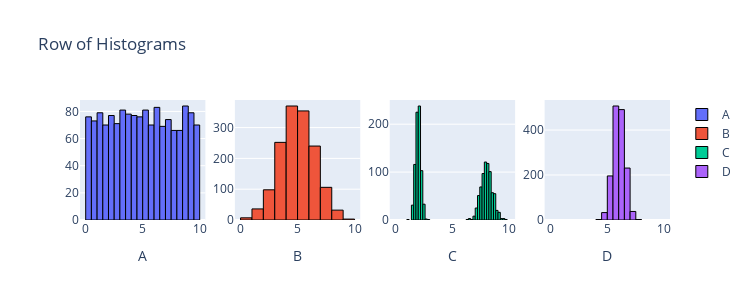

The notebook cell saved with this chart:
### Markdown cell above
#3.
link: https://chatgpt.com/share/66f0a87f-cbb0-8002-9c04-c62548fb4ef2
Summary of Our Interaction:
Initial Task (Seaborn KDE Plot with Plotly Histogram Overlays):

You requested assistance on using Seaborn’s Kernel Density Estimation (KDE) plots to mark mean, median, range, interquartile range (IQR), and two standard deviations for the flipper_length_mm feature in the penguins dataset. The task also required combining this with Plotly histograms for each species.
We explored using Seaborn’s KDE plots along with Plotly subplots to generate histograms, including vertical lines for mean and median and regions for IQR, range, and 2 standard deviations.
After some debugging related to vertical lines and regions displaying incorrectly at the bottom, we adjusted the scaling to ensure the regions and lines scaled to the full y-axis height, improving the visualization.
Problem with Regions and Lines in Plotly:

Initially, the lines and shaded regions representing statistical measures (mean, median, IQR, etc.) appeared at the bottom of the figures due to y-axis scaling issues.
We resolved this by calculating the maximum histogram height and adjusting the regions (y1) dynamically based on the actual heights of the histogram to ensure that lines and shaded regions extended properly across the plot.
Rewriting Task Using Seaborn KDE:

You then requested a similar task but using Seaborn KDE plots exclusively (without Plotly histograms).
I helped create Seaborn KDE plots for flipper_length_mm, organized in a row of three subplots (one for each penguin species), and highlighted the statistical regions:
Mean and median were marked with vertical lines.
Shaded regions were used to mark the range (min to max), IQR, and 2 standard deviations away from the mean.
Discussion on Data Visualization Types:

You asked for an evaluation of whether box plots, histograms, and KDEs effectively represent data spread.
We discussed:
Box plots are great for summarizing central tendencies and spread (range, IQR, median), but they don’t show distribution shape.
Histograms represent data spread well, especially when analyzing frequency distribution across subcategories, but are sensitive to bin size.
KDE plots provide a smoothed, continuous view of the data’s distribution, making it easier to analyze quantitatively compared to histograms.
Conclusion:

We successfully developed visualizations with KDEs, subplots, and statistical annotations for the penguin dataset. You now have clear comparisons between Seaborn KDE plots and other plot types, particularly in terms of how well they show data spread.

### Code cell
from scipy import stats
import plotly.graph_objects as go
from plotly.subplots import make_subplots
import numpy as np

n = 1500
data1 = stats.uniform.rvs(0, 10, size=n)
data2 = stats.norm.rvs(5, 1.5, size=n)
data3 = np.r_[stats.norm.rvs(2, 0.25, size=int(n/2)), stats.norm.rvs(8, 0.5, size=int(n/2))]
data4 = stats.norm.rvs(6, 0.5, size=n)

fig = make_subplots(rows=1, cols=4)

fig.add_trace(go.Histogram(x=data1, name='A', nbinsx=30, marker=dict(line=dict(color='black', width=1))), row=1, col=1)
fig.add_trace(go.Histogram(x=data2, name='B', nbinsx=15, marker=dict(line=dict(color='black', width=1))), row=1, col=2)
fig.add_trace(go.Histogram(x=data3, name='C', nbinsx=45, marker=dict(line=dict(color='black', width=1))), row=1, col=3)
fig.add_trace(go.Histogram(x=data4, name='D', nbinsx=15, marker=dict(line=dict(color='black', width=1))), row=1, col=4)

fig.update_layout(height=300, width=750, title_text="Row of Histograms")
fig.update_xaxes(title_text="A", row=1, col=1)
fig.update_xaxes(title_text="B", row=1, col=2)
fig.update_xaxes(title_text="C", row=1, col=3)
fig.update_xaxes(title_text="D", row=1, col=4)
fig.update_xaxes(range=[-0.5, 10.5])

for trace in fig.data:
    trace.xbins = dict(start=0, end=10)
    
# This code was produced by just making requests to Microsoft Copilot
# https://github.com/pointOfive/stat130chat130/blob/main/CHATLOG/wk3/COP/SLS/0001_concise_makeAplotV1.md

fig.show() # USE `fig.show(renderer="png")

### Figure 1 — Plotly figure (JSON) as saved in the notebook; plotly's stock layout.template omitted (floating-point values rounded to 4 significant figures; data arrays with more than 128 entries replaced by an {"elided": "..."} marker saying what was removed)
{"data": [{"marker": {"line": {"color": "black", "width": 1}}, "name": "A", "nbinsx": 30, "type": "histogram", "x": {"elided": "1500 float values"}, "xaxis": "x", "xbins": {"end": 10, "start": 0}, "yaxis": "y"}, {"marker": {"line": {"color": "black", "width": 1}}, "name": "B", "nbinsx": 15, "type": "histogram", "x": {"elided": "1500 float values"}, "xaxis": "x2", "xbins": {"end": 10, "start": 0}, "yaxis": "y2"}, {"marker": {"line": {"color": "black", "width": 1}}, "name": "C", "nbinsx": 45, "type": "histogram", "x": {"elided": "1500 float values"}, "xaxis": "x3", "xbins": {"end": 10, "start": 0}, "yaxis": "y3"}, {"marker": {"line": {"color": "black", "width": 1}}, "name": "D", "nbinsx": 15, "type": "histogram", "x": {"elided": "1500 float values"}, "xaxis": "x4", "xbins": {"end": 10, "start": 0}, "yaxis": "y4"}], "layout": {"height": 300, "title": {"text": "Row of Histograms"}, "width": 750, "xaxis": {"anchor": "y", "domain": [0, 0.2125], "range": [-0.5, 10.5], "title": {"text": "A"}, "type": "linear"}, "xaxis2": {"anchor": "y2", "domain": [0.2625, 0.475], "range": [-0.5, 10.5], "title": {"text": "B"}, "type": "linear"}, "xaxis3": {"anchor": "y3", "domain": [0.525, 0.7375], "range": [-0.5, 10.5], "title": {"text": "C"}, "type": "linear"}, "xaxis4": {"anchor": "y4", "domain": [0.7875, 1], "range": [-0.5, 10.5], "title": {"text": "D"}, "type": "linear"}, "yaxis": {"anchor": "x", "autorange": true, "domain": [0, 1], "range": [0, 88.42]}, "yaxis2": {"anchor": "x2", "autorange": true, "domain": [0, 1], "range": [0, 389.5]}, "yaxis3": {"anchor": "x3", "autorange": true, "domain": [0, 1], "range": [0, 250.5]}, "yaxis4": {"anchor": "x4", "autorange": true, "domain": [0, 1], "range": [0, 533.7]}}}
